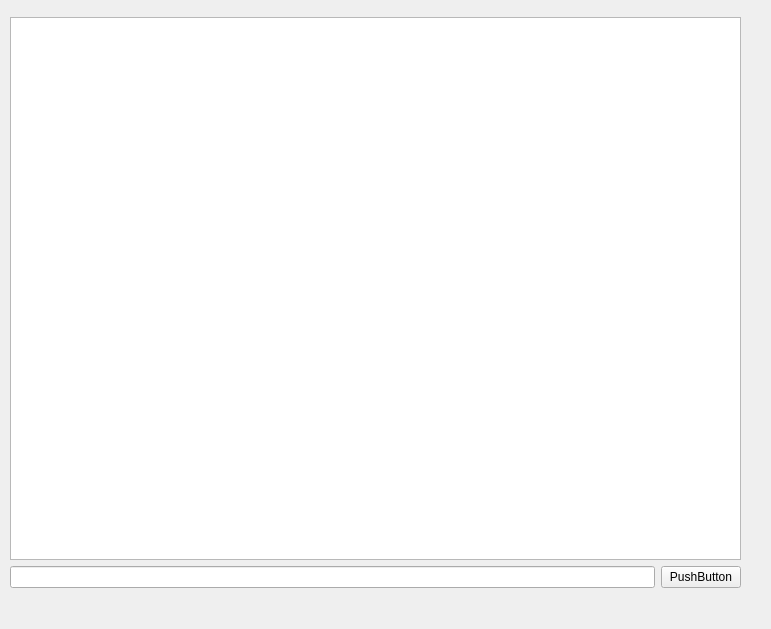
<?xml version="1.0" encoding="UTF-8"?>
<ui version="4.0">
 <class>ChatWindow</class>
 <widget class="QDockWidget" name="ChatWindow">
  <property name="geometry">
   <rect>
    <x>0</x>
    <y>0</y>
    <width>771</width>
    <height>629</height>
   </rect>
  </property>
  <property name="windowTitle">
   <string>DockWidget</string>
  </property>
  <widget class="QWidget" name="chatWidget">
   <widget class="QWidget" name="layoutWidget">
    <property name="geometry">
     <rect>
      <x>10</x>
      <y>17</y>
      <width>731</width>
      <height>571</height>
     </rect>
    </property>
    <layout class="QVBoxLayout" name="verticalLayout">
     <item>
      <widget class="QListWidget" name="chatListWidget"/>
     </item>
     <item>
      <layout class="QHBoxLayout" name="horizontalLayout_3">
       <item>
        <widget class="QLineEdit" name="inputEdit"/>
       </item>
       <item>
        <widget class="QPushButton" name="sendButton">
         <property name="text">
          <string>PushButton</string>
         </property>
        </widget>
       </item>
      </layout>
     </item>
    </layout>
   </widget>
  </widget>
 </widget>
 <resources/>
 <connections/>
</ui>
